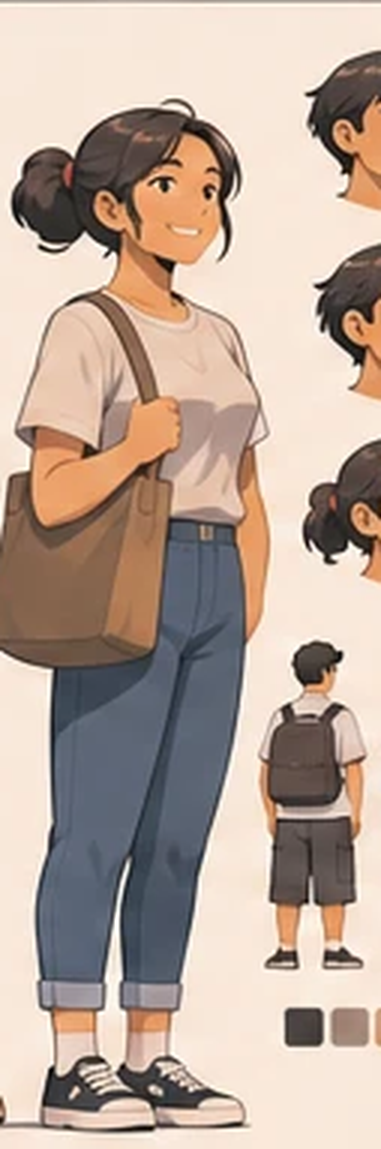
#> input picture reference/npc_crops/customer_f.png, 381 x 1149 px, given in place of enforcer_m.png, which was not available
$ python npc_batch.py prepare
#> lines starting #> are read from the running program, lines starting #| are printed output that depends on the picture; after the words box and inside, x2 and y2 are one past the last pixel; in counts of white or black regions, pixels touching at a corner belong together
"""Reproduce the local TripoSR NPC batch without downloading models or replacing vendors.

    python tools/npc_batch.py prepare
    python tools/npc_batch.py generate
    python tools/npc_batch.py build

Use --types enforcer customer to limit any step. Intermediates stay in triposr_tmp.
"""
import argparse
import os
from pathlib import Path
import subprocess

from PIL import Image, ImageDraw

ROOT = Path(__file__).resolve().parents[1]
TMP = ROOT / "tools/triposr_tmp"
BATCH = TMP / "npc_batch"
TYPES = ("enforcer", "customer", "pedestrian", "fellow_rider", "office_worker",
         "student", "technician", "delivery", "misc")

# Retain only the large figure, excluding the adjacent portraits/back views. Coordinates
# are fractions of the original crop. rembg subsequently removes the remaining backdrop.
# Each boundary is a polyline from the top to the bottom of the crop.
BOUNDS = {
    "enforcer_m": ([(0, 0), (0, 1)], [(0.82, 0), (0.82, 1)]),
    "enforcer_f": ([(0, 0), (0, 1)], [(0.78, 0), (0.78, 1)]),
    "customer_m": ([(0.04, 0), (0.04, 1)], [(0.85, 0), (0.85, 1)]),
    "customer_f": ([(0, 0), (0, 1)], [(0.76, 0), (0.76, 1)]),
    "pedestrian_m": ([(0, 0), (0, 1)], [(0.86, 0), (0.86, 0.24), (0.82, 0.34), (0.86, 0.58), (0.91, 1)]),
    "pedestrian_f": ([(0, 0), (0, 0.96), (0.09, 0.96), (0.09, 1)], [(0.76, 0), (0.76, 1)]),
    "fellow_rider_m": ([(0, 0), (0, 1)], [(0.93, 0), (0.93, 1)]),
    "fellow_rider_f": ([(0.04, 0), (0.04, 0.27), (0.16, 0.34), (0.18, 0.57), (0.05, 0.73), (0.05, 1)], [(0.94, 0), (0.94, 1)]),
    "office_worker_m": ([(0.04, 0), (0.04, 1)], [(0.93, 0), (0.93, 1)]),
    "office_worker_f": ([(0.04, 0), (0.04, 0.87), (0.15, 1)], [(0.89, 0), (0.89, 1)]),
    "student_m": ([(0, 0), (0, 1)], [(0.84, 0), (0.84, 1)]),
    "student_f": ([(0, 0), (0, 1)], [(0.78, 0), (0.78, 1)]),
    "technician_m": ([(0.02, 0), (0.02, 1)], [(0.87, 0), (0.87, 1)]),
    "technician_f": ([(0.04, 0), (0.04, 1)], [(0.83, 0), (0.83, 1)]),
    "delivery_m": ([(0, 0), (0, 1)], [(0.85, 0), (0.85, 0.49), (0.90, 0.62), (0.94, 1)]),
    "delivery_f": ([(0, 0), (0, 0.93), (0.10, 0.93), (0.10, 1)], [(0.83, 0), (0.83, 1)]),
    "misc_m": ([(0, 0), (0, 1)], [(0.88, 0), (0.79, 0.22), (0.79, 0.88), (0.87, 0.94), (0.87, 1)]),
    "misc_f": ([(0, 0), (0, 1)], [(0.86, 0), (0.86, 1)]),
}


def prepare(names):
    for name in names:
        out = BATCH / name
        out.mkdir(parents=True, exist_ok=True)
        im = Image.open(ROOT / "reference/npc_crops" / (name + ".png")).convert("RGB")
#> im is the input picture: PIL image 381x1149 RGB; mean R, G, B 186.7, 167.6, 154.8
        w, h = im.size
#> w = 381; h = 1149
        left, right = BOUNDS[name]
        mask = Image.new("L", im.size)
#> mask: PIL image 381x1149 L; every value is 0
        polygon = [(round(x*w), round(y*h)) for x,y in left + list(reversed(right))]
        ImageDraw.Draw(mask).polygon(polygon, fill=255)
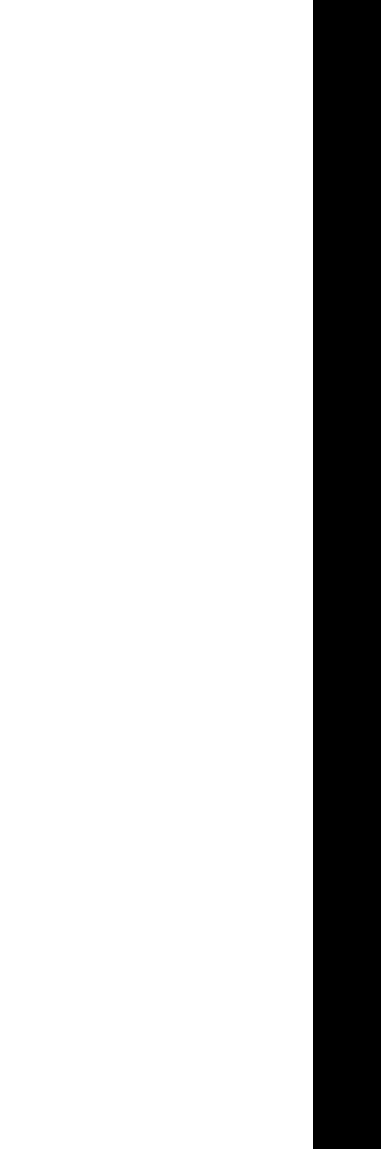
#> mask: PIL image 381x1149 L; 82.2% white; 1 black region, box (x1, y1, x2, y2) and area: (313, 0, 381, 1149) 78132
        bg = im.getpixel((w//2, 5))
#> bg = (255, 250, 235)
        clean = Image.new("RGB", im.size, bg)
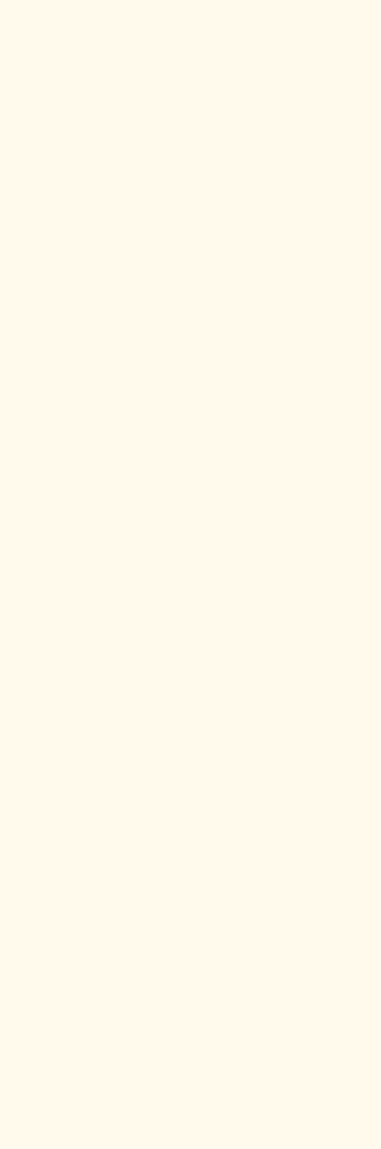
#> clean: PIL image 381x1149 RGB; mean R, G, B 255, 250, 235
        clean.paste(im, mask=mask)
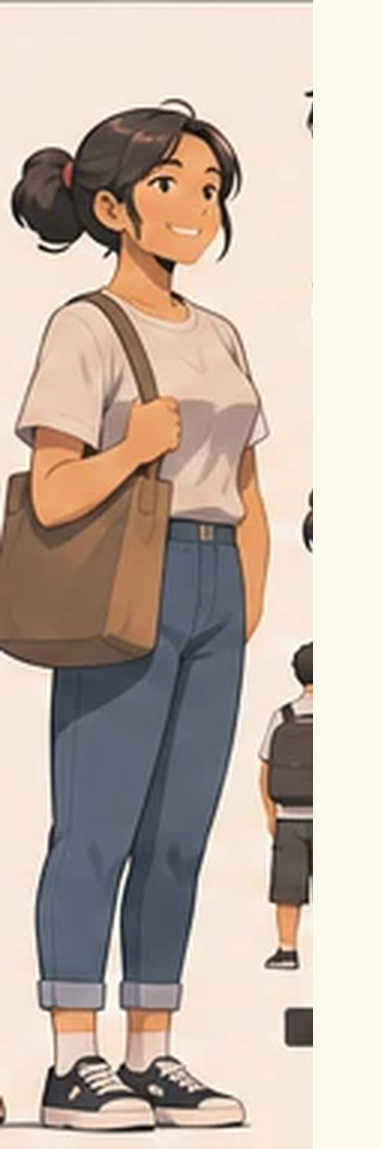
#> clean: PIL image 381x1149 RGB; mean R, G, B 197.7, 181.5, 168.8
        pad = Image.new("RGB", (h, h), bg)
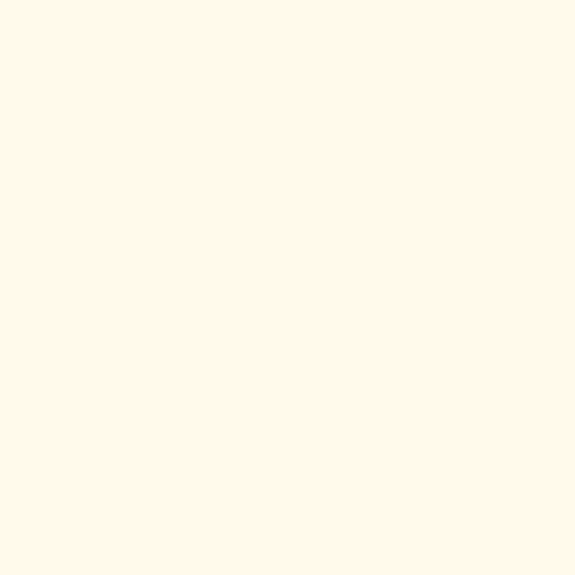
#> pad: PIL image 1149x1149 RGB (shown at 1/2 size); mean R, G, B 255, 250, 235
        pad.paste(clean, ((h-w)//2, 0))
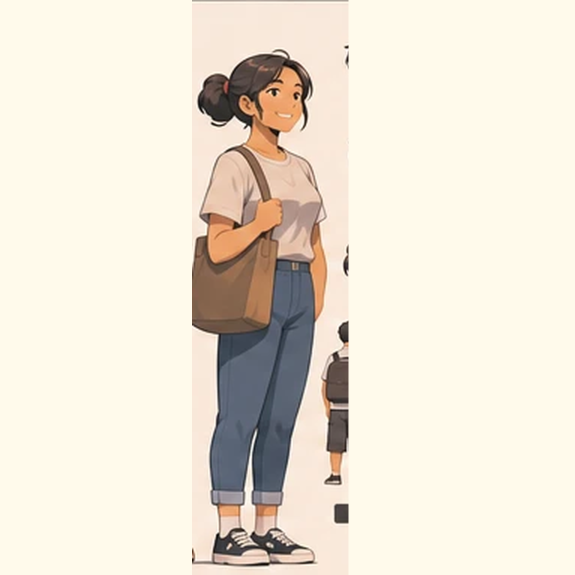
#> pad: PIL image 1149x1149 RGB (shown at 1/2 size); mean R, G, B 236, 227.3, 213
        pad.resize((768, 768), Image.Resampling.LANCZOS).save(out / "source.png")
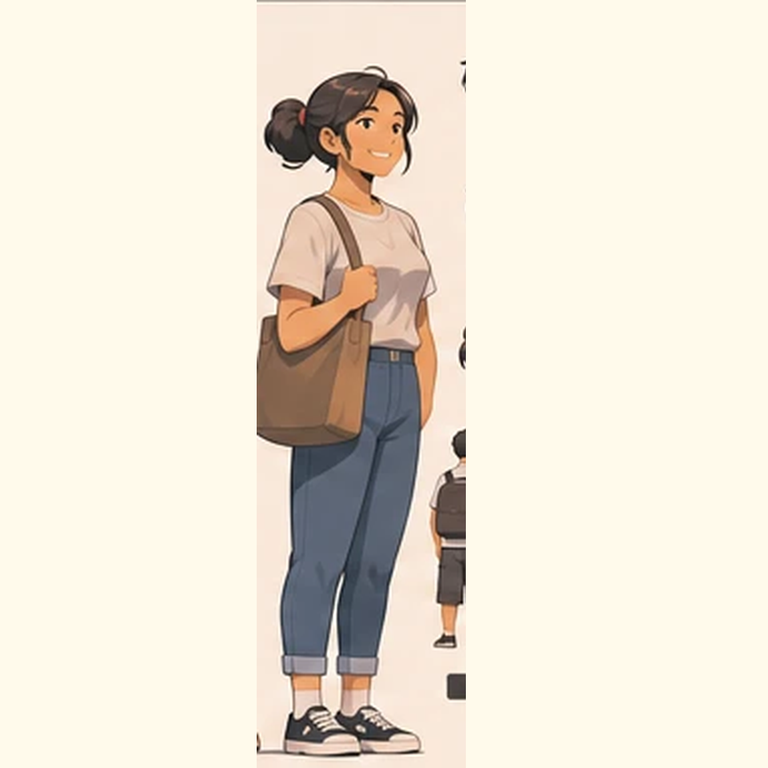
#> saved as source.png: PIL image 768x768 RGB; mean R, G, B 236, 227.3, 213
        print("Prepared", name, flush=True)
#> pass 2 of the loop in prepare, `for name in names:`:
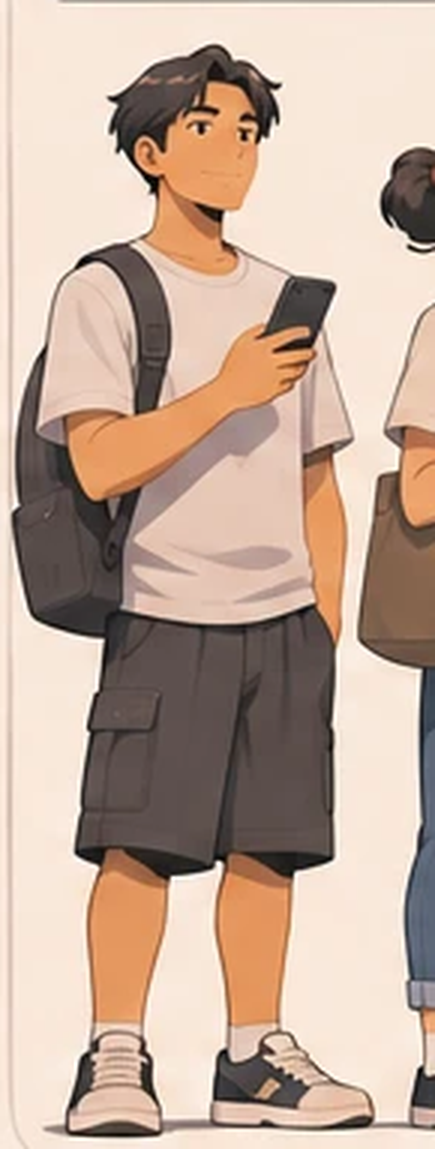
#> input picture reference/npc_crops/customer_m.png, 435 x 1149 px, given in place of enforcer_f.png, which was not available
#> in prepare, im is the input picture: PIL image 435x1149 RGB; mean R, G, B 195.4, 171.3, 155.1
#> in prepare, `ImageDraw.Draw(mask).polygon(polygon, fill=255)`:
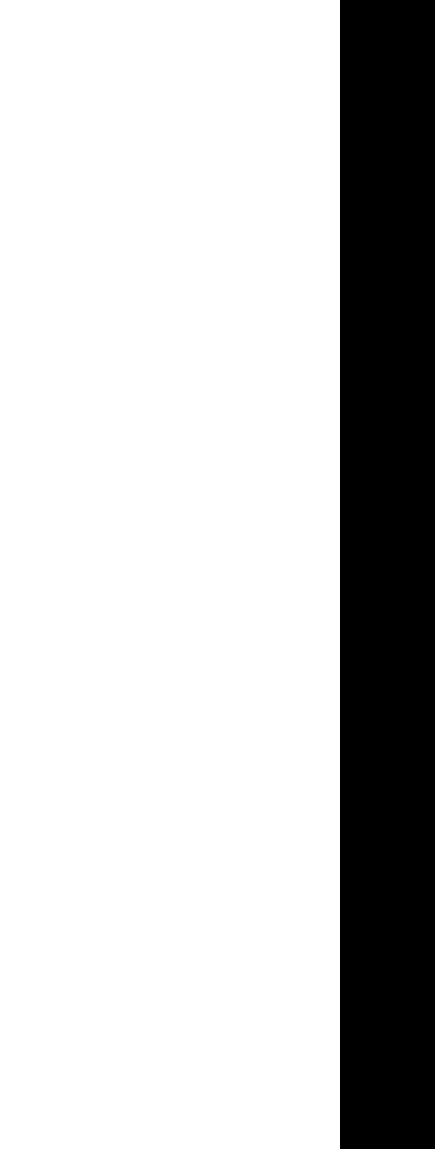
#> mask: PIL image 435x1149 L; 78.2% white; 1 black region, box (x1, y1, x2, y2) and area: (340, 0, 435, 1149) 109155
#> bg = (255, 249, 233)
#> in prepare, `pad.resize((768, 768), Image.Resampling.LANCZOS).save(out / "source.pn..`:
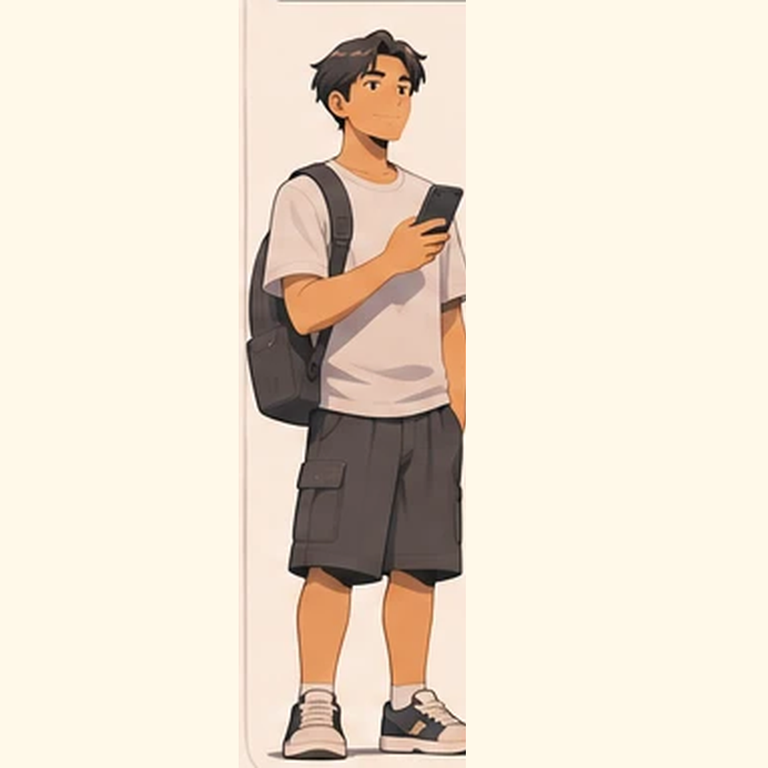
#> saved as source.png: PIL image 768x768 RGB; mean R, G, B 236, 224.2, 208


def generate(names, force=False):
    # All weights are already installed. Offline flags prevent accidental network fetches.
    env = dict(os.environ, HF_HOME=str(TMP / "hf_cache"), U2NET_HOME=str(TMP / "u2net"),
               HF_HUB_OFFLINE="1", TRANSFORMERS_OFFLINE="1", PYTHONUNBUFFERED="1")
    python = TMP / "venv/Scripts/python.exe"
    # One process at a time keeps the RTX 3050 inside its VRAM budget; each completed
    # character is reusable when resuming an interrupted run.
    for name in names:
        dest = BATCH / name
        if not force and (dest / "0/mesh.obj").exists() and (dest / "0/texture.png").exists():
            print("Already generated", name, flush=True)
            continue
        if not (dest / "source.png").exists():
            raise FileNotFoundError("Run prepare first: " + name)
        print("Generating", name, flush=True)
        with (dest / "generate.log").open("w", encoding="utf-8") as log:
            result = subprocess.run([str(python), "run.py", str(dest / "source.png"),
                "--output-dir", str(dest), "--chunk-size", "2048", "--mc-resolution", "128",
                "--bake-texture", "--texture-resolution", "1024", "--model-save-format", "obj"],
                cwd=TMP / "TripoSR", env=env, stdout=log, stderr=subprocess.STDOUT)
        if result.returncode:
            raise RuntimeError((dest / "generate.log").read_text(encoding="utf-8")[-5000:])
        print("Generated", name, flush=True)


def build(names, blender):
    for name in names:
        dest = BATCH / name
        kind = name.rsplit("_", 1)[0]
        with (dest / "build.log").open("w", encoding="utf-8") as log:
            result = subprocess.run([str(blender), "-b", "--python-exit-code", "1", "-P",
                str(ROOT / "tools/blender/triposr_to_npc.py"), "--", str(dest / "0/mesh.obj"),
                str(dest / "0/texture.png"), name, kind, "-90"], cwd=ROOT,
                stdout=log, stderr=subprocess.STDOUT)
        if result.returncode:
            raise RuntimeError("Blender exit code %s\n%s" % (result.returncode,
                (dest / "build.log").read_text(encoding="utf-8")[-5000:]))
        print("Built", name, flush=True)


def main():
    parser = argparse.ArgumentParser(description=__doc__)
    parser.add_argument("step", choices=("prepare", "generate", "build"))
    parser.add_argument("--types", nargs="+", choices=TYPES, default=list(TYPES))
    parser.add_argument("--genders", nargs="+", choices=("m", "f"), default=["m", "f"])
    parser.add_argument("--force", action="store_true", help="Regenerate existing intermediate meshes")
    parser.add_argument("--blender", type=Path,
                        default=Path(r"D:\Tools\Blender\blender-5.3.0-windows-x64\blender.exe"))
    args = parser.parse_args()
    names = [kind + "_" + gender for kind in args.types for gender in args.genders]
    if args.step == "prepare": prepare(names)
    elif args.step == "generate": generate(names, args.force)
    else: build(names, args.blender)


if __name__ == "__main__":
#> (the run stopped early here; a loop or call above may not have finished)
